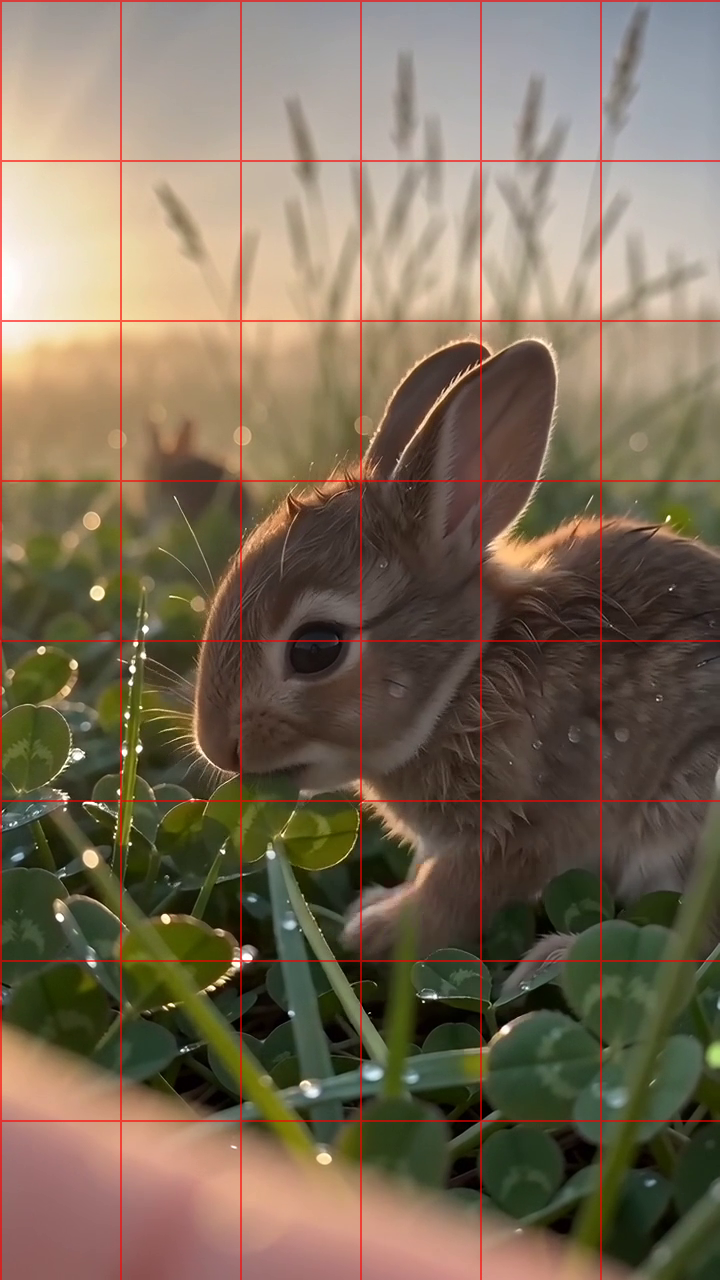
#> input picture TestVideos/candidates/rabbit015/grid8.png, 720 x 1280 px, given in place of f_0.5.png, which was not available; the run also reads 1 picture not shown here
$ python measure_pov015_blob.py
#> lines starting #> are read from the running program, lines starting #| are printed output that depends on the picture; after the words box and inside, x2 and y2 are one past the last pixel; in counts of white or black regions, pixels touching at a corner belong together; pictures that were not available may be replaced by others from this repository, and a replacement may not be noted
# -*- coding: utf-8 -*-
"""Measure the skin-toned foreground blob in the rabbit POV frames (finish check only)."""
import os
import numpy as np
from PIL import Image

CAND = r"E:\APEX\POV\TestVideos\candidates\rabbit015"

for name in ("f_0.5.png", "f_4.png", "f_8.png", "f_12.png", "f_14.5.png"):
    p = os.path.join(CAND, name)
    im = np.asarray(Image.open(p).convert("RGB")).astype(int)
    h, w, _ = im.shape
#> h = 1280; w = 720
    r, g, b = im[:, :, 0], im[:, :, 1], im[:, :, 2]
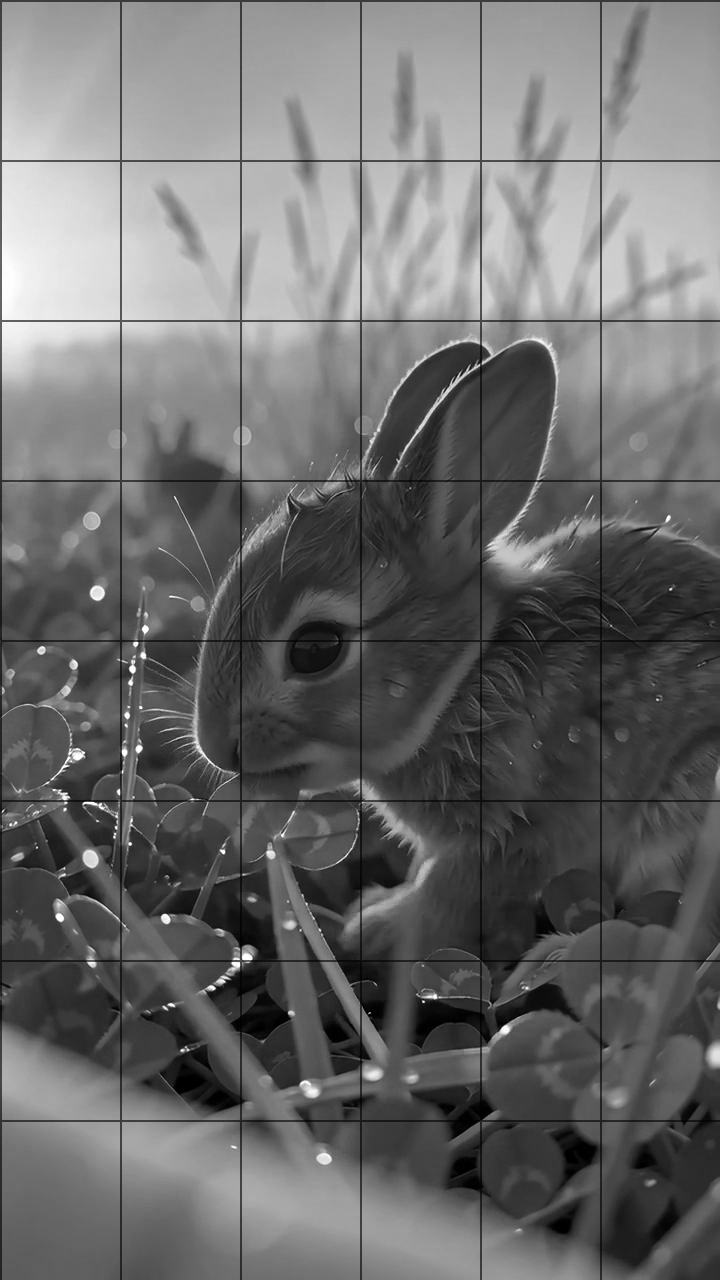
#> g: shape (1280, 720) int64; min 0, max 255, mean 107.5
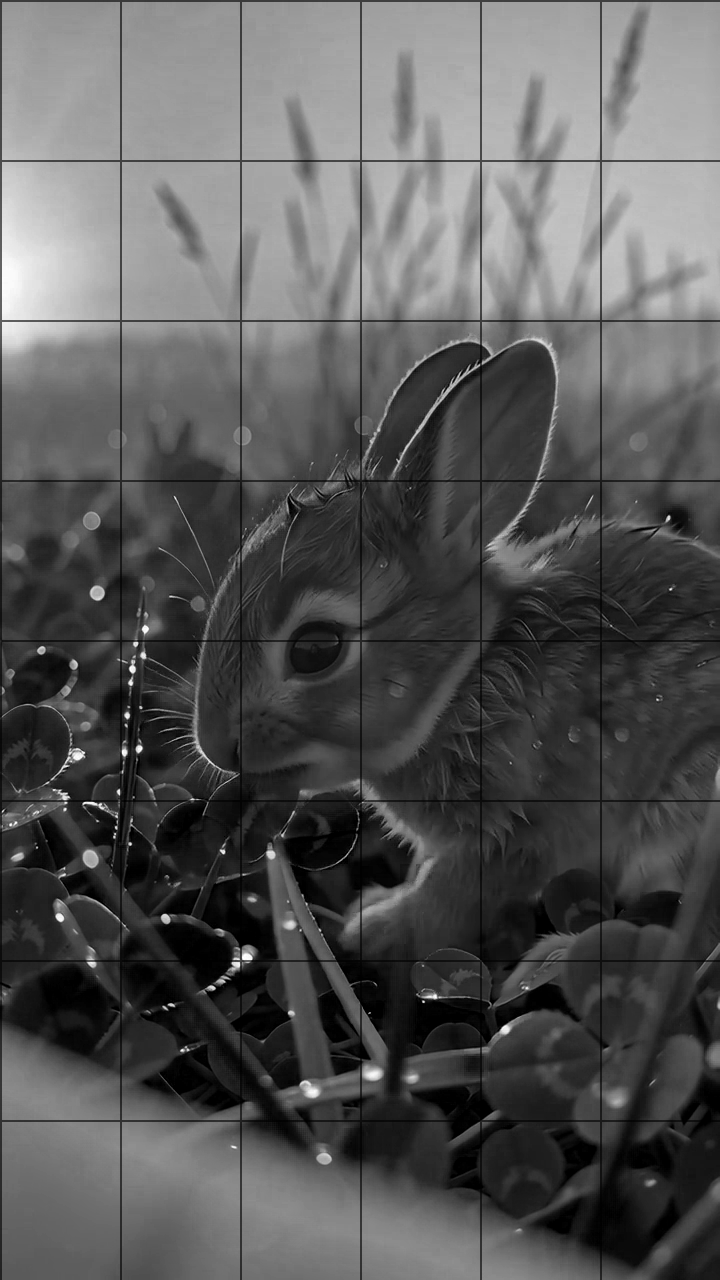
#> b: shape (1280, 720) int64; min 0, max 255, mean 87.3
    # skin-ish: warm, R noticeably above B, not blown out, not green-dominant
    mask = (r > 120) & (r - b > 30) & (r - g > 12) & (g > b) & (r < 250)
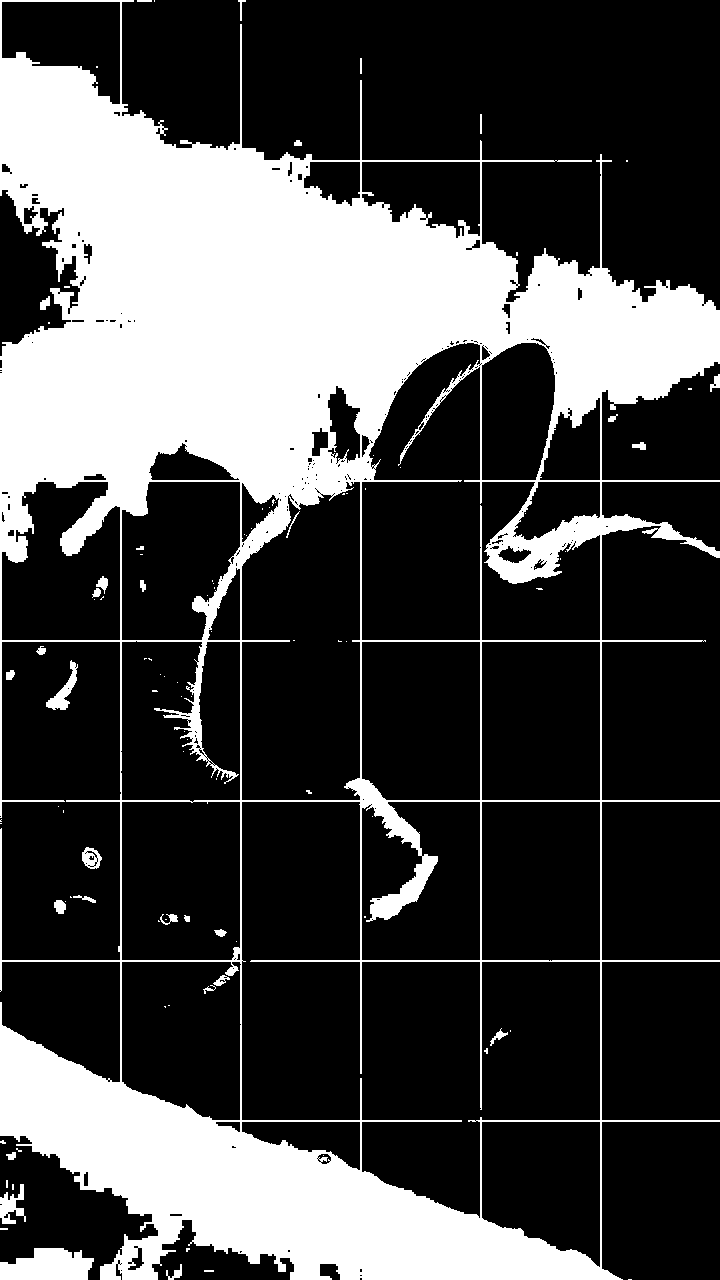
#> mask: shape (1280, 720) bool; 28.5% white; 103 white regions (71 under 20 px), largest, box (x1, y1, x2, y2) and area: (0, 0, 720, 1280) 256598, (0, 1248, 94, 1280) 2316, (46, 660, 78, 710) 525
    # restrict to the lower half — that's where the foreground occlusion lives
    mask[: h // 2, :] = False
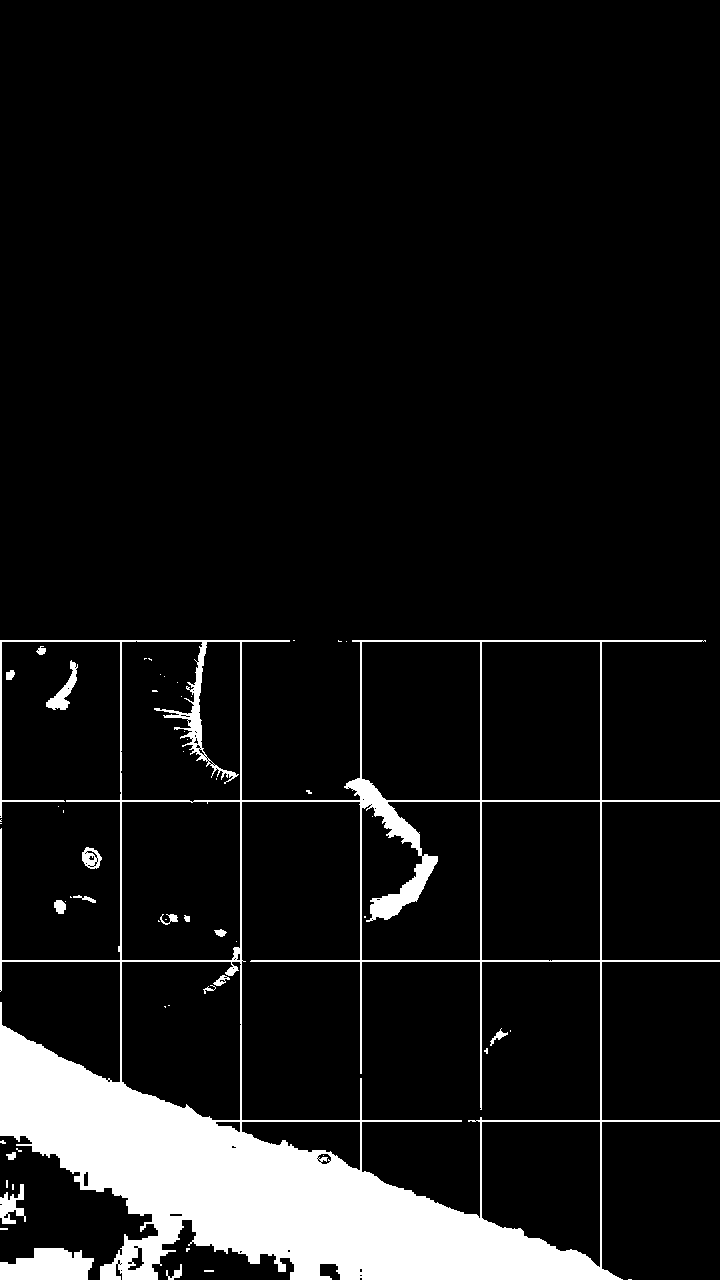
#> mask: shape (1280, 720) bool; 8.7% white; 57 white regions (39 under 20 px), largest, box (x1, y1, x2, y2) and area: (0, 640, 720, 1280) 75403, (0, 1248, 94, 1280) 2316, (46, 660, 78, 710) 525
    ys, xs = np.nonzero(mask)
    if len(ys) == 0:
        print(f"{name:10s} no skin-like region below half height")
        continue
    y0, y1, x0, x1 = ys.min(), ys.max(), xs.min(), xs.max()
#> y0 = 640; y1 = 1279; x0 = 0; x1 = 719
    print(f"{name:10s} {w}x{h}  blob rows {y0}-{y1} (={100*(h-y0)/h:.1f}% up from bottom), "
          f"cols {x0}-{x1}, pixels {len(ys)} ({100*len(ys)/(w*h):.1f}% of frame)")
#| f_0.5.png  720x1280  blob rows 640-1279 (=50.0% up from bottom), cols 0-719, pixels 80138 (8.7% of frame)
#> (the run stopped early here; a loop or call above may not have finished)
